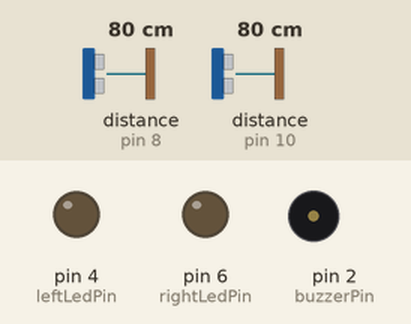
Simulated run of this sketch. Board: Arduino Uno, built with avr-gcc and run on an emulated ATmega328P. On the bench: output pins drawn as LEDs (lit = HIGH), buzzer (waves = sounding). Wiring (inferred from the names in the program): 2 × ultrasonic range finder: trigger pin 9, echo pin 8 / trigger pin 11, echo pin 10. Inputs (shaded band) come from the test bench; at power-on: distance to the obstacle (sensors on pin 8, pin 10) 80 cm. The echo pulse lasts 58.3 µs per cm; pins used as bus, display or sensor lines are not drawn.

Above: at 1.2 s.
1.3 s: distance to the obstacle (sensor on pin 8) set to 45 cm
2.8 s: distance to the obstacle (sensor on pin 8) set to 36 cm
At 4.0 s:
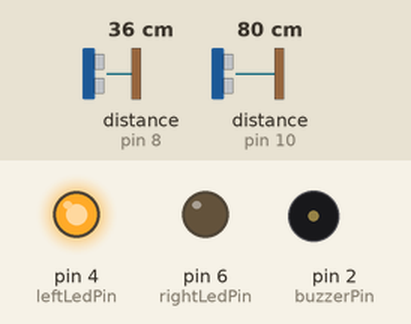
4.3 s: distance to the obstacle (sensor on pin 10) set to 44 cm
5.8 s: distance to the obstacle (sensor on pin 10) set to 37 cm
At 6.1 s:
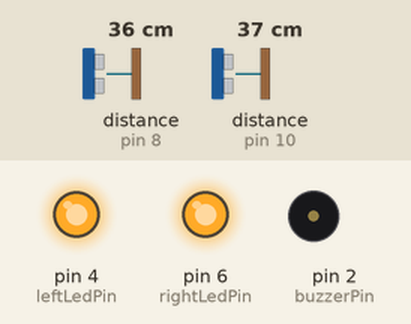
7.3 s: distance to the obstacle (sensor on pin 8) set to 2 cm
At 8.45 s:
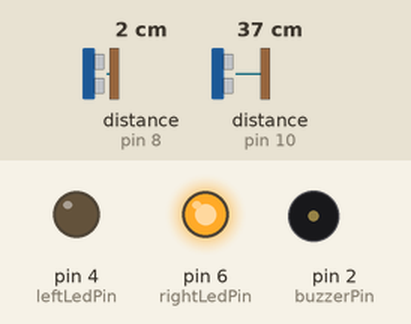
10.3 s: distance to the obstacle (sensor on pin 8) set to 60 cm
At 10.8 s:
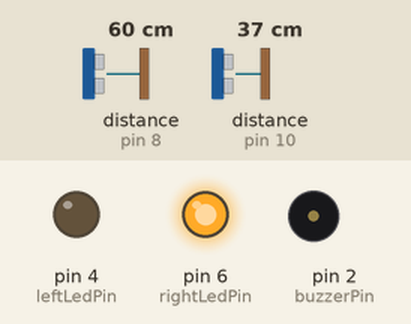
Timing chart, 0 to 12.8 s (numbered marks = the images above; inputs shaded):
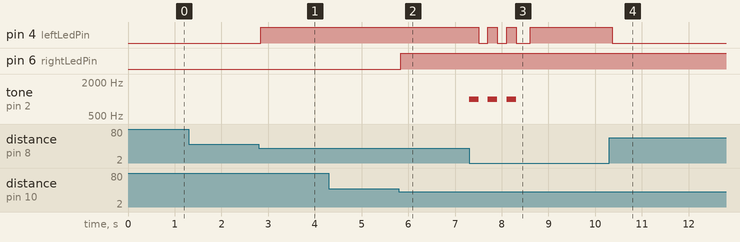

The sketch:

sketch_sep25a.ino
```cpp
// 핀 설정
const int leftTrigPin = 9;   // 왼쪽 초음파 센서 Trig 핀
const int leftEchoPin = 8;   // 왼쪽 초음파 센서 Echo 핀
const int rightTrigPin = 11;  // 오른쪽 초음파 센서 Trig 핀
const int rightEchoPin = 10;  // 오른쪽 초음파 센서 Echo 핀
const int leftLedPin = 4;    // 왼쪽 LED 핀
const int rightLedPin = 6;   // 오른쪽 LED 핀
const int buzzerPin = 2;     // 수동 부저 핀

// 감지 거리 설정 (단위: cm)
const int alertDistance = 40;  // LED만 켜지는 일반 경고 거리
const int dangerDistance = 20;  // 부저가 울리는 위험 경고 거리

// 속도 감지를 위한 변수
long previousLeftCm = 0;
long previousRightCm = 0;
const int speedThreshold = 15; // cm/0.1초 - 이 값보다 빠르게 다가오면 '빠른 접근'으로 판단

void setup() {
  // 핀 모드 설정
  pinMode(leftTrigPin, OUTPUT);
  pinMode(leftEchoPin, INPUT);
  pinMode(rightTrigPin, OUTPUT);
  pinMode(rightEchoPin, INPUT);
  pinMode(leftLedPin, OUTPUT);
  pinMode(rightLedPin, OUTPUT);
  pinMode(buzzerPin, OUTPUT);

  Serial.begin(9600);
}

void loop() {
  // 왼쪽 거리 측정 및 경고 로직
  long leftCm = getDistance(leftTrigPin, leftEchoPin);

  if (leftCm < alertDistance && leftCm > 0) { // 20cm 이내에 물체가 있을 경우
    long leftSpeed = previousLeftCm - leftCm;

    if (leftCm <= dangerDistance && leftSpeed > speedThreshold) {
      // 위험 경고: 8cm 이내로 빠르게 접근할 때 (LED 깜빡이고 부저 3번)
      flashLEDAndBuzzer(leftLedPin, 3, buzzerPin);
    } else {
      // 일반 경고: 20cm 이내, 10cm보다 멀리 있을 때 (LED만 켜기)
      digitalWrite(leftLedPin, HIGH);
    }
  } else {
    // 물체가 20cm 밖으로 나가면 LED 끄기
    digitalWrite(leftLedPin, LOW);
    // 부저가 울리고 있었다면 끄기
    noTone(buzzerPin);
  }

  // 오른쪽 거리 측정 및 경고 로직 (왼쪽과 동일)
  long rightCm = getDistance(rightTrigPin, rightEchoPin);

  if (rightCm < alertDistance && rightCm > 0) {
    long rightSpeed = previousRightCm - rightCm;

    if (rightCm <= dangerDistance && rightSpeed > speedThreshold) {
      flashLEDAndBuzzer(rightLedPin, 3, buzzerPin);
    } else {
      digitalWrite(rightLedPin, HIGH);
    }
  } else {
    digitalWrite(rightLedPin, LOW);
    noTone(buzzerPin);
  }

  // 현재 거리값을 이전 거리 변수에 저장 (다음 루프에서 비교하기 위함)
  previousLeftCm = leftCm;
  previousRightCm = rightCm;

  delay(100); // 0.1초마다 반복
}

// 초음파 센서 거리 측정 함수
long getDistance(int trigPin, int echoPin) {
  digitalWrite(trigPin, LOW);
  delayMicroseconds(2);
  digitalWrite(trigPin, HIGH);
  delayMicroseconds(10);
  digitalWrite(trigPin, LOW);

  long duration = pulseIn(echoPin, HIGH);
  long distanceCm = duration * 0.034 / 2;

  return distanceCm;
}

// LED 깜빡이고 부저 울리는 함수
void flashLEDAndBuzzer(int ledPin, int count, int buzzerPin) {
  for (int i = 0; i < count; i++) {
    digitalWrite(ledPin, HIGH);
    tone(buzzerPin, 1000);
    delay(200);
    digitalWrite(ledPin, LOW);
    noTone(buzzerPin);
    delay(200);
  }
}
```

Measured:
- the behaviour switches between 41 and 40 cm on distance to the obstacle (sensor on pin 8) (found by bisection; images 0 and 1)
- the behaviour switches between 41 and 40 cm on distance to the obstacle (sensor on pin 10) (found by bisection; images 1 and 2)
- after the input at 1.3 s, every drawn part: stays the same
- after the input at 2.8 s, pin 4 (leftLedPin): LOW → HIGH at once
- after the input at 4.3 s, every drawn part: stays the same
- after the input at 5.8 s, pin 6 (rightLedPin): LOW → HIGH at once
- after the input at 7.3 s, pin 4 (leftLedPin): goes LOW 0.20 s, HIGH 0.20 s, LOW 0.20 s, HIGH 0.20 s, LOW 0.30 s, then HIGH, starting after 0.21 s; tone on pin 2 (buzzerPin): alternates 1000 Hz for 0.20 s and silent for 0.20 s, 6 changes in all, then stays silent, starting at once
- after the input at 10.3 s, pin 4 (leftLedPin): HIGH → LOW after 0.07 s
